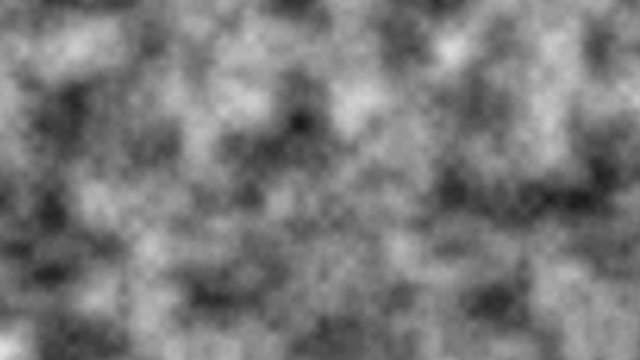
Frame 1 (no input)
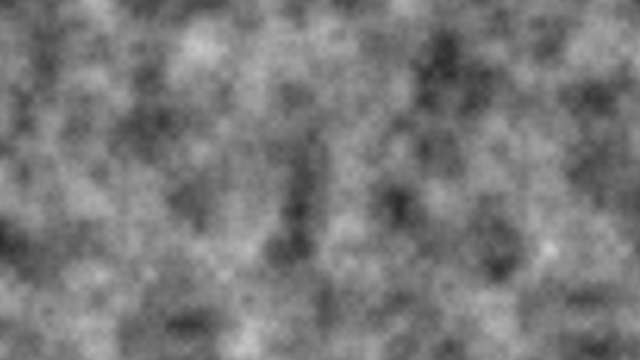
Frame 2 (the mouse pressed at the canvas centre, redrawn once)

The Processing sketch that drew these frames (run headless with seeded random() and noise(); the mouse was pressed at the canvas centre and the sketch redrawn once):

// Processing sketch: t2_7
// ── t2_7.pde
// Daniel Shiffman
// The Nature of Code
// http://natureofcode.com
/*  topic: 3D Perlin noise exercise 2.7
 Made by: Thomas van Klink & Tristan van Marle
 For Algorithms in Creative Technology
 4-5-2021*/
float s;
float increment = 0.02;
void setup() {
  size(640, 360);
  noLoop();
}

void draw() {
  background(0);
  for (int i=0; i <10; i++) {
    s = millis();
  }
  // Optional: adjust noise detail here
  // noiseDetail(8,0.65f);

  loadPixels();

  float xoff = 0.0; // Start xoff at 0

  // For every x,y,t coordinate in a 3D space, calculate a noise value and produce a brightness value
  for (int x = 0; x < width; x++) {
    xoff += increment;   // Increment xoff 
    float yoff = 0.0;   // For every xoff, start yoff at 0
    for (int y = 0; y < height; y++) {
      yoff += increment; // Increment yoff
      float toff = 0.0; // for every yoff, start toff at 0
      for (int t = 0; t < s; t++) {
        toff += increment; // Increment toff
        // Calculate noise and scale by 255
        float bright = noise(xoff, yoff, toff)*255; 
        // Try using this line instead
        //float bright = random(0,255);

        // Set each pixel onscreen to a grayscale value
        pixels[x+y*width] = color(bright);
      }
    }
  }

  updatePixels();
}
